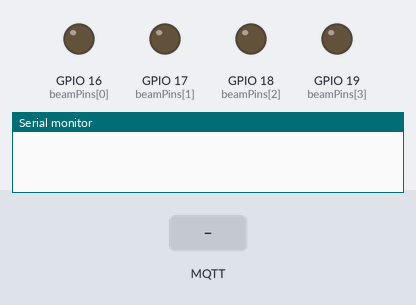
The sketch below on a simulated ESP32. On the bench: output pins drawn as LEDs (lit = HIGH), the last lines printed to the serial monitor. Dashed ring = blinking. The inputs (shaded band) are chosen by the test bench. No MQTT or app messages arrive unless stated.

Above: at 0.0 s.
At 1.4 s:
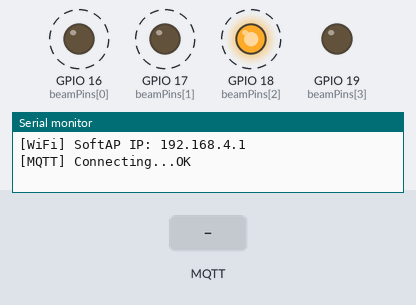
1.5 s: MQTT message "0" arrives on the first subscribed topic
At 4.13 s:
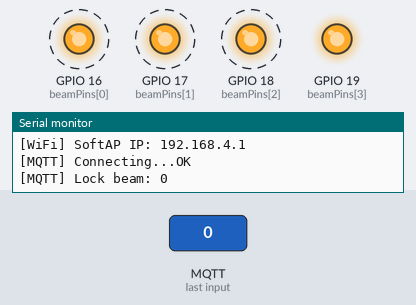
Timing chart, 0 to 10.5 s (numbered marks = the images above; inputs shaded):
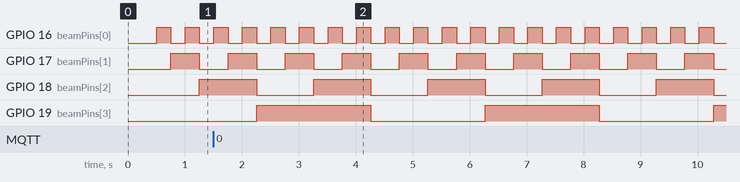

Measured:
- by itself, GPIO 16 (beamPins[0]): alternates HIGH for 0.25 s and LOW for 0.25 s
- by itself, GPIO 17 (beamPins[1]): alternates HIGH for 0.50 s and LOW for 0.50 s
- by itself, GPIO 18 (beamPins[2]): alternates HIGH for 1.0 s and LOW for 1.0 s
- by itself, GPIO 19 (beamPins[3]): alternates HIGH for 2.0 s and LOW for 2.0 s

The sketch:

ESP32_TX_BeamController_MQTT.ino
```cpp
/*
  ESP32-TX Beam Controller (SoftAP) + MQTT publish/subscribe
  - Acts as Wi-Fi SoftAP (BeamTwinAP)
  - Controls beam state via 4 GPIO pins (16 beams)
  - Publishes current beam + status via MQTT
  - Subscribes to "best beam" commands from Node-RED

  Libraries:
    - WiFi (built-in)
    - PubSubClient (install via Arduino Library Manager)
*/

#include <WiFi.h>
#include <PubSubClient.h>

// ---------- SoftAP ----------
const char* AP_SSID = "BeamTwinAP";
const char* AP_PASS = "12345678";

// ---------- MQTT ----------
const char* MQTT_HOST = "192.168.1.100";   // <-- change to your broker IP
const uint16_t MQTT_PORT = 1883;
const char* MQTT_CLIENT_ID = "esp32_tx_beam";
const char* MQTT_USER = "";                // optional
const char* MQTT_PASS = "";                // optional

// Topics
const char* TOPIC_BEAM_ACTIVE = "twin/beam/active";   // publish: {"beam":n,"ts_ms":...}
const char* TOPIC_BEAM_LOCK   = "twin/beam/lock";     // subscribe: "5" or {"beam":5}
const char* TOPIC_STATUS      = "twin/status";        // publish: status strings

WiFiClient wifiClient;
PubSubClient mqtt(wifiClient);

// ---------- Beam GPIO ----------
const int beamPins[4] = {16, 17, 18, 19}; // 4-bit -> 16 beams
int currentBeam = 0;
unsigned long lastReconnectAttemptMs = 0;

void setBeam(int beamID) {
  beamID = constrain(beamID, 0, 15);
  for (int i = 0; i < 4; i++) {
    digitalWrite(beamPins[i], (beamID >> i) & 0x01);
  }
  currentBeam = beamID;
}

void publishActiveBeam() {
  char payload[96];
  unsigned long now = millis();
  snprintf(payload, sizeof(payload), "{\"beam\":%d,\"ts_ms\":%lu}", currentBeam, now);
  mqtt.publish(TOPIC_BEAM_ACTIVE, payload, true); // retained
}

int parseBeamFromPayload(const char* payload) {
  if (payload[0] >= '0' && payload[0] <= '9') return atoi(payload);
  const char* key = "\"beam\"";
  const char* p = strstr(payload, key);
  if (!p) return -1;
  p = strchr(p, ':');
  if (!p) return -1;
  p++;
  while (*p == ' ' || *p == '"') p++;
  return atoi(p);
}

void mqttCallback(char* topic, byte* message, unsigned int length) {
  char buf[128];
  unsigned int n = (length < sizeof(buf) - 1) ? length : (sizeof(buf) - 1);
  memcpy(buf, message, n);
  buf[n] = '\0';

  if (strcmp(topic, TOPIC_BEAM_LOCK) == 0) {
    int beam = parseBeamFromPayload(buf);
    if (beam >= 0 && beam <= 15) {
      Serial.printf("[MQTT] Lock beam: %d\n", beam);
      setBeam(beam);
      publishActiveBeam();
      mqtt.publish(TOPIC_STATUS, "TX locked to commanded beam");
    } else {
      mqtt.publish(TOPIC_STATUS, "TX invalid beam command");
    }
  }
}

bool mqttConnect() {
  mqtt.setServer(MQTT_HOST, MQTT_PORT);
  mqtt.setCallback(mqttCallback);

  Serial.print("[MQTT] Connecting...");
  bool ok;
  if (strlen(MQTT_USER) > 0) ok = mqtt.connect(MQTT_CLIENT_ID, MQTT_USER, MQTT_PASS);
  else ok = mqtt.connect(MQTT_CLIENT_ID);

  if (ok) {
    Serial.println("OK");
    mqtt.subscribe(TOPIC_BEAM_LOCK);
    mqtt.publish(TOPIC_STATUS, "TX online");
    publishActiveBeam();
  } else {
    Serial.printf("FAILED rc=%d\n", mqtt.state());
  }
  return ok;
}

void setup() {
  Serial.begin(115200);
  delay(200);

  for (int i = 0; i < 4; i++) pinMode(beamPins[i], OUTPUT);
  setBeam(0);

  WiFi.mode(WIFI_AP);
  WiFi.softAP(AP_SSID, AP_PASS);
  Serial.print("[WiFi] SoftAP IP: ");
  Serial.println(WiFi.softAPIP());

  mqttConnect();
}

void loop() {
  if (!mqtt.connected()) {
    unsigned long now = millis();
    if (now - lastReconnectAttemptMs > 3000) {
      lastReconnectAttemptMs = now;
      mqttConnect();
    }
  } else {
    mqtt.loop();
  }

  // Demo sweep
  for (int beam = 0; beam < 16; beam++) {
    if (mqtt.connected()) mqtt.loop();
    setBeam(beam);
    publishActiveBeam();
    delay(250);
  }
}
```
